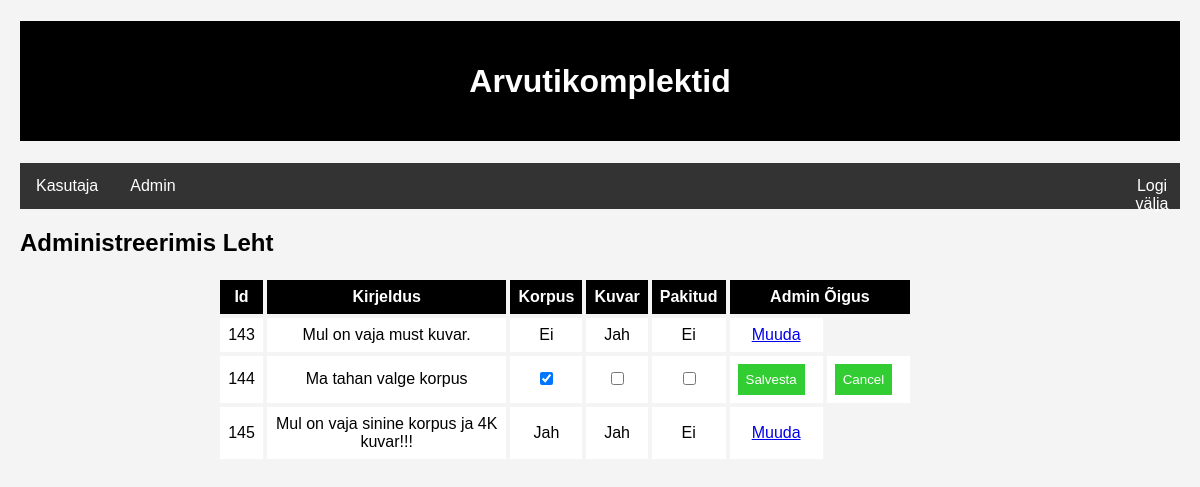
Page /AdminLeht.php?muutmine=144 on the committed database.
### tables this page shows
CREATE TABLE `arvutitellimused` (
  `id` int(11) NOT NULL,
  `kirjeldus` text DEFAULT ' ',
  `korpus` bit(1) DEFAULT NULL,
  `kuvar` bit(1) DEFAULT NULL,
  `pakitud` bit(1) DEFAULT b'0',
  `tellimusNR` varchar(4) DEFAULT NULL
);

### funct.php (called while the page is built, shortened)
<?php
require ("conf.php");
function autoKuvamine(){
    global $yhendus;
    $paring = $yhendus->prepare("SELECT id, kirjeldus, korpus, kuvar, pakitud  FROM arvutitellimused");
    $paring->bind_result($arvutiIdAd, $opisanieAd, $korpusAd, $monitorAd, $upakovkaAd);
    $paring->execute();
    $andmed = array();
    while($paring->fetch()) {
        $arvuti = new stdClass();
        $arvuti->id = $arvutiIdAd;
        $arvuti->kirjeldus = htmlspecialchars($opisanieAd);
        $arvuti->korpus = htmlspecialchars($korpusAd);
        $arvuti->kuvar = $monitorAd;
        $arvuti->pakitud = $upakovkaAd;
        array_push($andmed, $arvuti);
    }
    return $andmed;
}
?>

### AdminLeht.php (the view, shortened to what this page needs)
<?php
require ('conf.php');
require ('funct.php');
$arvutid = autoKuvamine();
?>
<!doctype html>
<html lang="et">
<head>
    <link rel="stylesheet" type="text/css" href="ZvezdiCss.css"
    <meta charset="UTF-8">
</head>
<body>
<h1>Arvutikomplektid</h1>
<nav>
    <ul>
        <li><a href="haldusleht.php">Kasutaja</a></li>
        <li><a href="AdminLeht.php">Admin</a></li>
        <li id="logout"><a href="logout.php">Logi välja</a></li>
    </ul>
</nav>
<h2>Administreerimis Leht</h2>
<table>
    <tr>
        <th>Id</th>
        <th>Kirjeldus</th>
        <th>Korpus</th>
        <th>Kuvar</th>
        <th>Pakitud</th>
        <th colspan="2">Admin Õigus</th>
    </tr>
    <?php foreach ($arvutid as $arvuti): ?>
        <tr>
            <?php if (!isset($_REQUEST["muutmine"]) || $arvuti->id != intval($_REQUEST["muutmine"])) : ?>
                <td><?= $arvuti->id ?></td>
                <td><?= $arvuti->kirjeldus ?></td>
                <td><?= $arvuti->korpus ? 'Jah' : 'Ei' ?></td>
                <td><?= $arvuti->kuvar ? 'Jah' : 'Ei' ?></td>
                <td><?= $arvuti->pakitud ? 'Jah' : 'Ei' ?></td>
                <td><?= "<a href='AdminLeht.php?muutmine=$arvuti->id'>Muuda</a>" ?></td>
            <?php else:  ?>
                <form action="AdminLeht.php">
                    <td><?= $arvuti->id ?></td>
                    <td><?= $arvuti->kirjeldus ?></td>
                    <td><input type="checkbox" name="korpus" <?= $arvuti->korpus ? 'checked' : '' ?>></td>
                    <td><input type="checkbox" name="kuvar" <?= $arvuti->kuvar ? 'checked' : '' ?>></td>
                    <td><input type="checkbox" name="pakitud" <?= $arvuti->pakitud ? 'checked' : '' ?>></td>
                    <td><input type='submit' name='Saalvesta' value='Salvesta'></td>
                    <td><input type="button" name="Cancel" value="Cancel" onclick="history.back()"></td>
                </form>
            <?php endif ?>
        </tr>
    <?php endforeach; ?>
</table>
</body>
</html>

### ZvezdiCss.css (style rules this page uses)
body { font-family: 'Arial'; background-color: #f4f4f4; margin: 20px; }
table { width: 60%; margin-top: 20px; margin-left: 17%; }
th, td { border: 1px solid whitesmoke; padding: 8px; text-align: center; }
th { background-color: black; color: white; cursor: pointer; }
form { margin-top: 20px; }
input[type="text"], input[type="submit"], input[type="button"] { padding: 8px; margin-right: 10px; }
input[type="submit"], input[type="button"] { background-color: limegreen; color: white; border: none; cursor: pointer; }
td { background-color: white; }
h1 { color: white; background-color: black; height: 80px; padding: 20px; display: flex; align-items: center; justify-content: center; }
ul { list-style-type: none; margin: 0; padding: 0; overflow: hidden; background-color: #333; }
li { float: left; }
li a { display: block; color: white; text-align: center; padding: 14px 16px; text-decoration: none; }
#logout { position: absolute; left: 92%; }

### rows in the picture
arvutitellimused: id "143", kirjeldus "Mul on vaja must kuvar.", korpus "Ei", kuvar "Jah", pakitud "Ei"
arvutitellimused: id "144", kirjeldus "Ma tahan valge korpus", korpus "☑"
arvutitellimused: id "145", kirjeldus "Mul on vaja sinine korpus ja 4K kuvar!!!", korpus "Jah", kuvar "Jah", pakitud "Ei"
